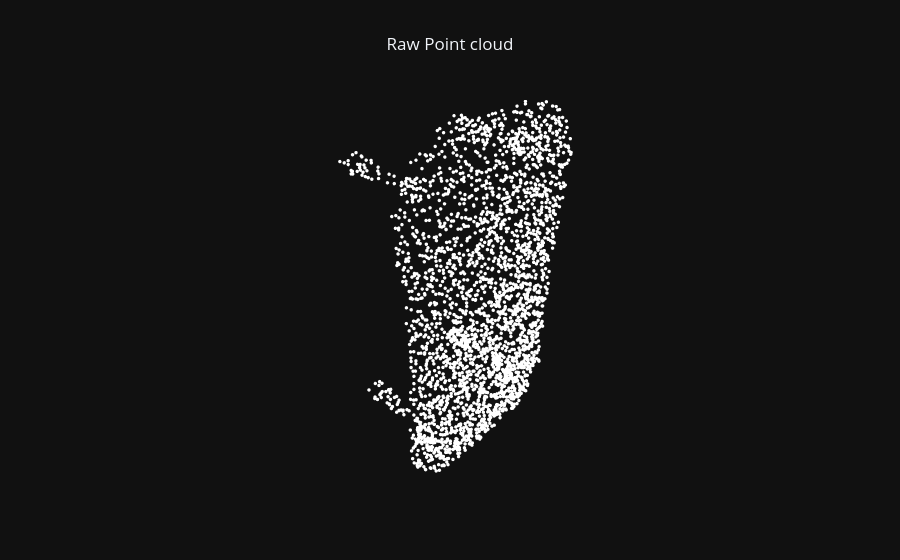

This figure's notebook cell:
### Code cell
pc_plots = plot_pc_data3d(x=points[:,0], y=points[:,1], z=points[:,2], apply_color_gradient=False, color=PART_COLORS[seg_labels - 1], marker_size=2)
layout = dict(template="plotly_dark", title="Raw Point cloud", scene=PCD_SCENE, title_x=0.5)
fig = go.Figure(data=pc_plots, layout=layout)   
fig.show()

### Figure 1 — Plotly figure (JSON) as saved in the notebook; plotly's stock layout.template omitted (floating-point values rounded to 4 significant figures; data arrays with more than 128 entries replaced by an {"elided": "..."} marker saying what was removed)
{"data": [{"hoverinfo": "skip", "marker": {"color": {"elided": "2858x3 int values"}, "opacity": 1, "size": 2}, "mode": "markers", "showlegend": false, "type": "scatter3d", "x": {"elided": "2858 float values"}, "y": {"elided": "2858 float values"}, "z": {"elided": "2858 float values"}}], "layout": {"scene": {"aspectmode": "data", "xaxis": {"visible": false}, "yaxis": {"visible": false}, "zaxis": {"visible": false}}, "title": {"text": "Raw Point cloud", "x": 0.5}}}
